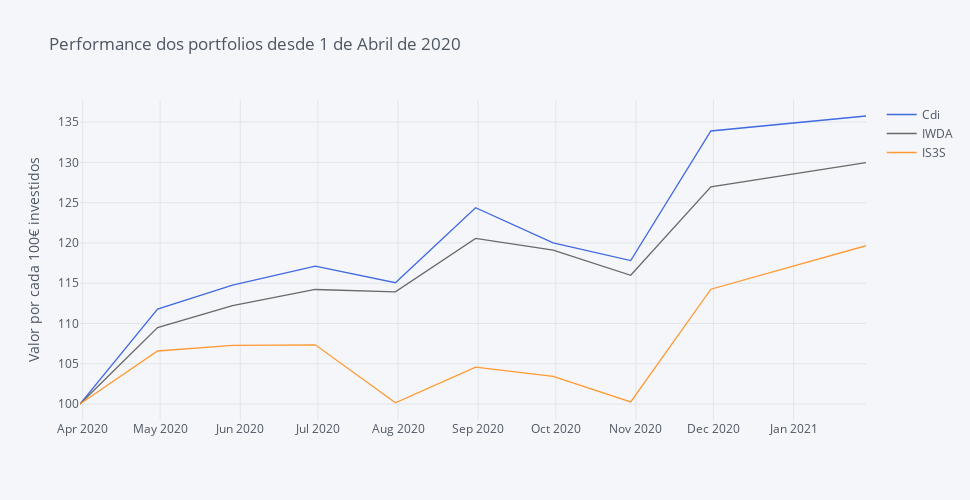

The cell this chart's notebook holds for it:
### Markdown cell above
# Performance dos portfolios desde 1 de Abril de 2020

### Code cell
round(normalize(fundos_norm['2020-03':]), 2).iplot(yTitle='Valor por cada 100€ investidos', title='Performance dos portfolios desde 1 de Abril de 2020',
                           colors=['royalblue', 'dimgray', 'orange'], dimensions=dimensions)

### Figure 1 — Plotly figure (JSON) as saved in the notebook; plotly's stock layout.template omitted (floating-point values rounded to 4 significant figures)
{"data": [{"line": {"color": "rgba(65, 105, 225, 1.0)", "dash": "solid", "shape": "linear", "width": 1.3}, "mode": "lines", "name": "Cdi", "text": "", "type": "scatter", "x": ["2020-03-31", "2020-04-30", "2020-05-29", "2020-06-30", "2020-07-31", "2020-08-31", "2020-09-30", "2020-10-30", "2020-11-30", "2021-01-29"], "y": [100, 111.8, 114.8, 117.1, 115.1, 124.4, 120.0, 117.8, 133.9, 135.8]}, {"line": {"color": "rgba(105, 105, 105, 1.0)", "dash": "solid", "shape": "linear", "width": 1.3}, "mode": "lines", "name": "IWDA", "text": "", "type": "scatter", "x": ["2020-03-31", "2020-04-30", "2020-05-29", "2020-06-30", "2020-07-31", "2020-08-31", "2020-09-30", "2020-10-30", "2020-11-30", "2021-01-29"], "y": [100, 109.5, 112.2, 114.2, 113.9, 120.6, 119.1, 116.0, 127.0, 130.0]}, {"line": {"color": "rgba(255, 153, 51, 1.0)", "dash": "solid", "shape": "linear", "width": 1.3}, "mode": "lines", "name": "IS3S", "text": "", "type": "scatter", "x": ["2020-03-31", "2020-04-30", "2020-05-29", "2020-06-30", "2020-07-31", "2020-08-31", "2020-09-30", "2020-10-30", "2020-11-30", "2021-01-29"], "y": [100, 106.6, 107.3, 107.3, 100.1, 104.6, 103.4, 100.2, 114.2, 119.7]}], "layout": {"height": 500, "legend": {"bgcolor": "#F5F6F9", "font": {"color": "#4D5663"}}, "paper_bgcolor": "#F5F6F9", "plot_bgcolor": "#F5F6F9", "title": {"font": {"color": "#4D5663"}, "text": "Performance dos portfolios desde 1 de Abril de 2020"}, "width": 970, "xaxis": {"autorange": true, "gridcolor": "#E1E5ED", "range": ["2020-03-31", "2021-01-29"], "showgrid": true, "tickfont": {"color": "#4D5663"}, "title": {"font": {"color": "#4D5663"}, "text": ""}, "type": "date", "zerolinecolor": "#E1E5ED"}, "yaxis": {"autorange": true, "gridcolor": "#E1E5ED", "range": [98.01, 137.7], "showgrid": true, "tickfont": {"color": "#4D5663"}, "title": {"font": {"color": "#4D5663"}, "text": "Valor por cada 100€ investidos"}, "type": "linear", "zerolinecolor": "#E1E5ED"}}}
